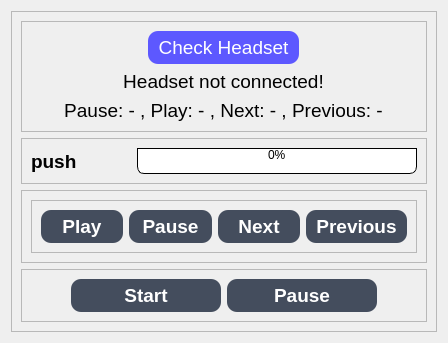
              <widget class="QWidget" name="SpotifyPage">
               <layout class="QVBoxLayout" name="verticalLayout_34">
                <item>
                 <widget class="QFrame" name="frame_56">
                  <property name="frameShape">
                   <enum>QFrame::StyledPanel</enum>
                  </property>
                  <property name="frameShadow">
                   <enum>QFrame::Raised</enum>
                  </property>
                  <layout class="QVBoxLayout" name="verticalLayout_35">
                   <item>
                    <widget class="QFrame" name="frame_59">
                     <property name="frameShape">
                      <enum>QFrame::StyledPanel</enum>
                     </property>
                     <property name="frameShadow">
                      <enum>QFrame::Raised</enum>
                     </property>
                     <layout class="QVBoxLayout" name="verticalLayout_33">
                      <item alignment="Qt::AlignHCenter">
                       <widget class="QPushButton" name="spotifyCheckBtn">
                        <property name="sizePolicy">
                         <sizepolicy hsizetype="Expanding" vsizetype="Maximum">
                          <horstretch>0</horstretch>
                          <verstretch>0</verstretch>
                         </sizepolicy>
                        </property>
                        <property name="font">
                         <font>
                          <pointsize>14</pointsize>
                         </font>
                        </property>
                        <property name="styleSheet">
                         <string notr="true">QPushButton{
	background-color:rgb(93, 88, 255);
	color:rgb(255, 255, 255);
	padding: 5px 10px; 
	border-top-left-radius: 10px;
	border-top-right-radius: 10px;
	border-bottom-left-radius: 10px;
	border-bottom-right-radius: 10px;
	border-left: 2px solidrgb(135, 153, 184);
	border-right: 2px solidrgb(135, 153, 184);
	border-top: 2px solidrgb(135, 153, 184);
	border-bottom: 2px solidrgb(135, 153, 184);
}
QPushButton:hover{
	background-color:rgb(43, 34, 173);
}
QPushButton:pressed{
	background-color:rgb(126, 255, 247);
}
</string>
                        </property>
                        <property name="text">
                         <string>Check Headset</string>
                        </property>
                        <property name="icon">
                         <iconset resource="resources.qrc">
                          <normaloff>:/icons/icons/headphones.svg</normaloff>:/icons/icons/headphones.svg</iconset>
                        </property>
                        <property name="iconSize">
                         <size>
                          <width>30</width>
                          <height>30</height>
                         </size>
                        </property>
                       </widget>
                      </item>
                      <item alignment="Qt::AlignHCenter">
                       <widget class="QLabel" name="spotifyHeadLabel">
                        <property name="font">
                         <font>
                          <pointsize>14</pointsize>
                         </font>
                        </property>
                        <property name="text">
                         <string>Headset not connected!</string>
                        </property>
                        <property name="alignment">
                         <set>Qt::AlignCenter</set>
                        </property>
                       </widget>
                      </item>
                      <item alignment="Qt::AlignHCenter">
                       <widget class="QLabel" name="spotifyStatLabel">
                        <property name="font">
                         <font>
                          <pointsize>14</pointsize>
                         </font>
                        </property>
                        <property name="text">
                         <string>Pause: - , Play: - , Next: - , Previous: -</string>
                        </property>
                        <property name="alignment">
                         <set>Qt::AlignCenter</set>
                        </property>
                       </widget>
                      </item>
                     </layout>
                    </widget>
                   </item>
                   <item>
                    <widget class="QFrame" name="frame_57">
                     <property name="frameShape">
                      <enum>QFrame::StyledPanel</enum>
                     </property>
                     <property name="frameShadow">
                      <enum>QFrame::Raised</enum>
                     </property>
                     <layout class="QHBoxLayout" name="horizontalLayout_35">
                      <item alignment="Qt::AlignLeft">
                       <widget class="QLabel" name="spotifyLabel">
                        <property name="sizePolicy">
                         <sizepolicy hsizetype="Fixed" vsizetype="Preferred">
                          <horstretch>0</horstretch>
                          <verstretch>0</verstretch>
                         </sizepolicy>
                        </property>
                        <property name="minimumSize">
                         <size>
                          <width>60</width>
                          <height>0</height>
                         </size>
                        </property>
                        <property name="font">
                         <font>
                          <pointsize>14</pointsize>
                          <weight>75</weight>
                          <bold>true</bold>
                         </font>
                        </property>
                        <property name="text">
                         <string>push</string>
                        </property>
                       </widget>
                      </item>
                      <item>
                       <spacer name="horizontalSpacer_25">
                        <property name="orientation">
                         <enum>Qt::Horizontal</enum>
                        </property>
                        <property name="sizeType">
                         <enum>QSizePolicy::Preferred</enum>
                        </property>
                        <property name="sizeHint" stdset="0">
                         <size>
                          <width>40</width>
                          <height>20</height>
                         </size>
                        </property>
                       </spacer>
                      </item>
                      <item>
                       <widget class="QProgressBar" name="spotifyProgressBar">
                        <property name="styleSheet">
                         <string notr="true">QProgressBar {
border: 1px solid black;
text-align: top;
padding: 1px;
border-bottom-right-radius: 7px;
border-bottom-left-radius: 7px;
background: QLinearGradient( x1: 0, y1: 0, x2: 1, y2: 0,
stop: 0 #fff,
stop: 0.4999 #eee,
stop: 0.5 #ddd,
stop: 1 #eee );
width: 15px;
}

QProgressBar::chunk {
background: QLinearGradient( x1: 0, y1: 0, x2: 1, y2: 0,
stop: 0 #78d,
stop: 0.4999 #46a,
stop: 0.5 #45a,
stop: 1 #238 );
border-bottom-right-radius: 7px;
border-bottom-left-radius: 7px;
border: 1px solid black;
}</string>
                        </property>
                        <property name="value">
                         <number>0</number>
                        </property>
                       </widget>
                      </item>
                     </layout>
                    </widget>
                   </item>
                   <item>
                    <widget class="QFrame" name="frame_58">
                     <property name="frameShape">
                      <enum>QFrame::StyledPanel</enum>
                     </property>
                     <property name="frameShadow">
                      <enum>QFrame::Raised</enum>
                     </property>
                     <layout class="QVBoxLayout" name="verticalLayout_36">
                      <item>
                       <widget class="QFrame" name="frame_60">
                        <property name="styleSheet">
                         <string notr="true">QPushButton{
	background-color:rgb(68, 77, 93);
	color:rgb(255, 255, 255);
	padding: 5px 10px; 
	border-top-left-radius: 10px;
	border-top-right-radius: 10px;
	border-bottom-left-radius: 10px;
	border-bottom-right-radius: 10px;
	border-left: 2px solidrgb(135, 153, 184);
	border-right: 2px solidrgb(135, 153, 184);
	border-top: 2px solidrgb(135, 153, 184);
	border-bottom: 2px solidrgb(135, 153, 184);
}
QPushButton:hover{
	background-color:rgb(148, 168, 202);
}
QPushButton:pressed{
	background-color:rgb(106, 255, 156);
}
</string>
                        </property>
                        <property name="frameShape">
                         <enum>QFrame::StyledPanel</enum>
                        </property>
                        <property name="frameShadow">
                         <enum>QFrame::Raised</enum>
                        </property>
                        <layout class="QHBoxLayout" name="horizontalLayout_36">
                         <item>
                          <widget class="QPushButton" name="spotifyPlayBtn">
                           <property name="font">
                            <font>
                             <pointsize>14</pointsize>
                             <weight>75</weight>
                             <bold>true</bold>
                            </font>
                           </property>
                           <property name="text">
                            <string>Play</string>
                           </property>
                          </widget>
                         </item>
                         <item>
                          <widget class="QPushButton" name="spotifyPauseBtn_2">
                           <property name="font">
                            <font>
                             <pointsize>14</pointsize>
                             <weight>75</weight>
                             <bold>true</bold>
                            </font>
                           </property>
                           <property name="text">
                            <string>Pause</string>
                           </property>
                          </widget>
                         </item>
                         <item>
                          <widget class="QPushButton" name="spotifyNextBtn">
                           <property name="font">
                            <font>
                             <pointsize>14</pointsize>
                             <weight>75</weight>
                             <bold>true</bold>
                            </font>
                           </property>
                           <property name="text">
                            <string>Next</string>
                           </property>
                          </widget>
                         </item>
                         <item>
                          <widget class="QPushButton" name="spotifyPrevBtn">
                           <property name="font">
                            <font>
                             <pointsize>14</pointsize>
                             <weight>75</weight>
                             <bold>true</bold>
                            </font>
                           </property>
                           <property name="text">
                            <string>Previous</string>
                           </property>
                          </widget>
                         </item>
                        </layout>
                       </widget>
                      </item>
                     </layout>
                    </widget>
                   </item>
                   <item>
                    <widget class="QFrame" name="frame_61">
                     <property name="frameShape">
                      <enum>QFrame::StyledPanel</enum>
                     </property>
                     <property name="frameShadow">
                      <enum>QFrame::Raised</enum>
                     </property>
                     <layout class="QHBoxLayout" name="horizontalLayout_37">
                      <item>
                       <spacer name="horizontalSpacer_26">
                        <property name="orientation">
                         <enum>Qt::Horizontal</enum>
                        </property>
                        <property name="sizeHint" stdset="0">
                         <size>
                          <width>40</width>
                          <height>20</height>
                         </size>
                        </property>
                       </spacer>
                      </item>
                      <item>
                       <widget class="QPushButton" name="spotifyStartBtn">
                        <property name="sizePolicy">
                         <sizepolicy hsizetype="Expanding" vsizetype="Maximum">
                          <horstretch>0</horstretch>
                          <verstretch>0</verstretch>
                         </sizepolicy>
                        </property>
                        <property name="minimumSize">
                         <size>
                          <width>150</width>
                          <height>0</height>
                         </size>
                        </property>
                        <property name="font">
                         <font>
                          <pointsize>14</pointsize>
                          <weight>75</weight>
                          <bold>true</bold>
                         </font>
                        </property>
                        <property name="styleSheet">
                         <string notr="true">QPushButton{
	background-color:rgb(68, 77, 93);
	color:rgb(255, 255, 255);
	padding: 5px 10px; 
	border-top-left-radius: 10px;
	border-top-right-radius: 10px;
	border-bottom-left-radius: 10px;
	border-bottom-right-radius: 10px;
	border-left: 2px solidrgb(135, 153, 184);
	border-right: 2px solidrgb(135, 153, 184);
	border-top: 2px solidrgb(135, 153, 184);
	border-bottom: 2px solidrgb(135, 153, 184);
}
QPushButton:hover{
	background-color:rgb(148, 168, 202);
}
QPushButton:pressed{
	background-color:rgb(106, 255, 156);
}
</string>
                        </property>
                        <property name="text">
                         <string>Start</string>
                        </property>
                        <property name="icon">
                         <iconset resource="resources.qrc">
                          <normaloff>:/icons/icons/fast-forward.svg</normaloff>:/icons/icons/fast-forward.svg</iconset>
                        </property>
                        <property name="iconSize">
                         <size>
                          <width>30</width>
                          <height>30</height>
                         </size>
                        </property>
                       </widget>
                      </item>
                      <item>
                       <widget class="QPushButton" name="spotifyPauseBtn">
                        <property name="sizePolicy">
                         <sizepolicy hsizetype="Expanding" vsizetype="Maximum">
                          <horstretch>0</horstretch>
                          <verstretch>0</verstretch>
                         </sizepolicy>
                        </property>
                        <property name="minimumSize">
                         <size>
                          <width>150</width>
                          <height>0</height>
                         </size>
                        </property>
                        <property name="font">
                         <font>
                          <pointsize>14</pointsize>
                          <weight>75</weight>
                          <bold>true</bold>
                         </font>
                        </property>
                        <property name="styleSheet">
                         <string notr="true">QPushButton{
	background-color:rgb(68, 77, 93);
	color:rgb(255, 255, 255);
	padding: 5px 10px; 
	border-top-left-radius: 10px;
	border-top-right-radius: 10px;
	border-bottom-left-radius: 10px;
	border-bottom-right-radius: 10px;
	border-left: 2px solidrgb(135, 153, 184);
	border-right: 2px solidrgb(135, 153, 184);
	border-top: 2px solidrgb(135, 153, 184);
	border-bottom: 2px solidrgb(135, 153, 184);
}
QPushButton:hover{
	background-color:rgb(148, 168, 202);
}
QPushButton:pressed{
	background-color:rgb(254, 255, 138);

}
</string>
                        </property>
                        <property name="text">
                         <string>Pause</string>
                        </property>
                        <property name="icon">
                         <iconset resource="resources.qrc">
                          <normaloff>:/icons/icons/pause.svg</normaloff>:/icons/icons/pause.svg</iconset>
                        </property>
                        <property name="iconSize">
                         <size>
                          <width>30</width>
                          <height>30</height>
                         </size>
                        </property>
                       </widget>
                      </item>
                      <item>
                       <spacer name="horizontalSpacer_27">
                        <property name="orientation">
                         <enum>Qt::Horizontal</enum>
                        </property>
                        <property name="sizeHint" stdset="0">
                         <size>
                          <width>40</width>
                          <height>20</height>
                         </size>
                        </property>
                       </spacer>
                      </item>
                     </layout>
                    </widget>
                   </item>
                  </layout>
                 </widget>
                </item>
               </layout>
              </widget>
